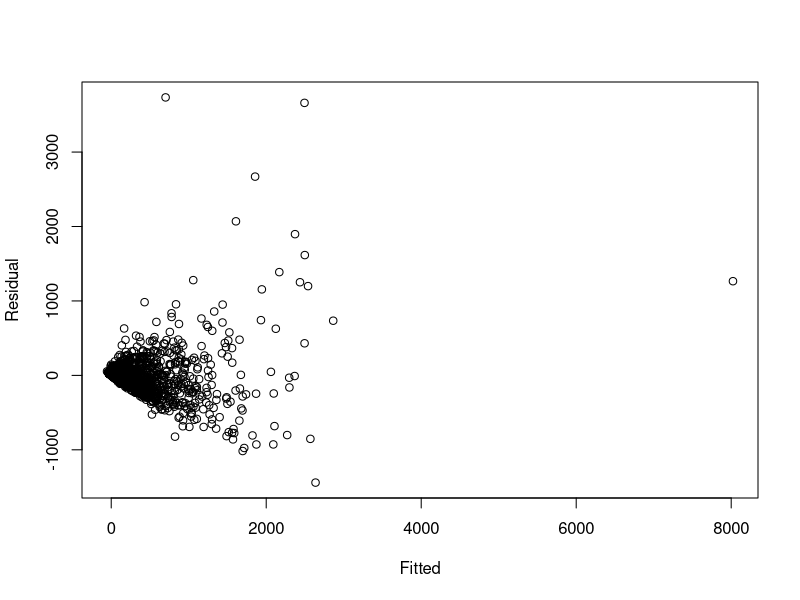
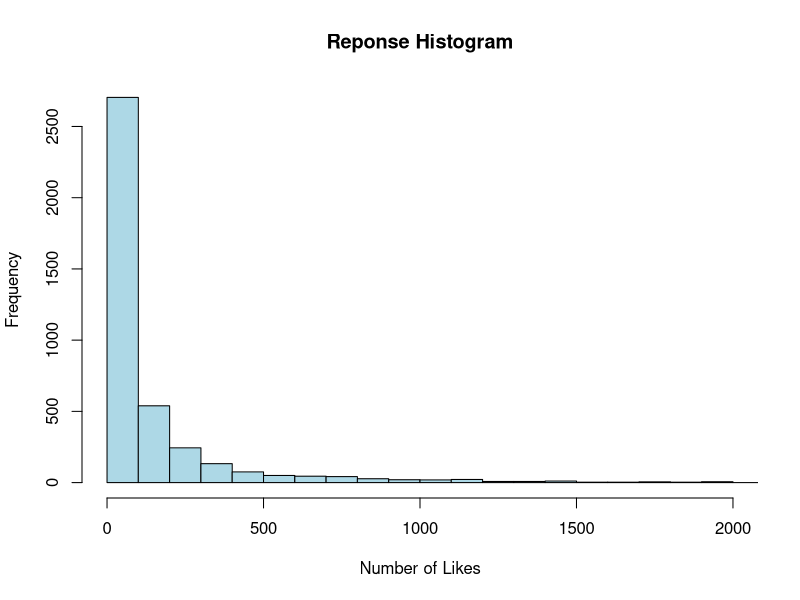

R code for these plots, in order:
## ---- chunk 1
knitr::opts_chunk$set(echo = TRUE)
## ---- chunk 2
#install.packages('tidyverse')
library(tidyverse)

data <- read_csv("dating_data.csv")

names(data) <- gsub(" ", "_", names(data)) #Changes Spaces to Underlines: 

## ---- chunk 3

# Adds a new column with the full country name using case_when
data <- data %>%
  mutate(country_full = case_when(
    country == "CH" ~ "Switzerland",
    country == "CA" ~ "Canada",
    country == "DE" ~ "Germany",
    country == "FR" ~ "France",
    country == "US" ~ "United States of America",
    country == "AT" ~ "Austria",
    country == "CZ" ~ "Czech Republic",
    country == "JM" ~ "Jamaica",
    country == "SC" ~ "Seychelles",
    country == "LR" ~ "Liberia",
    country == "BA" ~ "Bosnia and Herzegovina",
    country == "IT" ~ "Italy",
    country == "LI" ~ "Liechtenstein",
    country == "ES" ~ "Spain",
    country == "NL" ~ "Netherlands",
    country == "LU" ~ "Luxembourg",
    country == "AU" ~ "Australia",
    country == "BR" ~ "Brazil",
    country == "RU" ~ "Russia",
    country == "ID" ~ "Indonesia",
    country == "TR" ~ "Turkey",
    country == "GB" ~ "United Kingdom",
    country == "BE" ~ "Belgium",
    country == "ET" ~ "Ethiopia",
    country == "HU" ~ "Hungary",
    country == "AR" ~ "Argentina",
    country == "PE" ~ "Peru",
    country == "UA" ~ "Ukraine",
    country == "IN" ~ "India",
    country == "RO" ~ "Romania",
    country == "PH" ~ "Philippines",
    country == "CF" ~ "Central African Republic",
    TRUE ~ NA_character_  # For any unmatched values, set to NA
  ))

# Print the updated dataset to check
print(data)


## ---- chunk 4

# Adds a new column with the population of each country
data <- data %>%
  mutate(country_pop = case_when(
    country == "CH" ~ 8849850,
    country == "CA" ~ 40097760,
    country == "DE" ~ 84482270,
    country == "FR" ~ 68170230,
    country == "US" ~ 334914900,
    country == "AT" ~ 9132380,
    country == "CZ" ~ 10873690,
    country == "JM" ~ 2825540,
    country == "SC" ~ 119770,
    country == "LR" ~ 5418380,
    country == "BA" ~ 3210850,
    country == "IT" ~ 58761150,
    country == "LI" ~ 39580,
    country == "ES" ~ 48373340,
    country == "NL" ~ 17879490,
    country == "LU" ~ 668610,
    country == "AU" ~ 26638540,
    country == "BR" ~ 216422450,
    country == "RU" ~ 143826130,
    country == "ID" ~ 277534120,
    country == "TR" ~ 85326000,
    country == "GB" ~ 68350000,
    country == "BE" ~ 11822590,
    country == "ET" ~ 126527060,
    country == "HU" ~ 9589870,
    country == "AR" ~ 46654580,
    country == "PE" ~ 34352720,
    country == "UA" ~ 37000000,
    country == "IN" ~ 1428627660,
    country == "RO" ~ 19056120,
    country == "PH" ~ 117337370,
    country == "CF" ~ 5742310,
    TRUE ~ NA_real_  # For any unmatched values, set to NA
  ))






names(data) #Provides names of variables

# Print the updated dataset to check
print(data)
## ---- chunk 5

names(data)

# Inital Model with the given predictors
model <- lm(counts_kisses ~ age + counts_pictures + counts_profileVisits + country_pop + genderLooking, data = data)

# Residual vs Fitted plot
x1 = fitted(model)
y1 = resid(model)
plot(x = x1, y = y1, xlab = "Fitted", ylab = "Residual")

# Response Histogram
hist(
  data$counts_kisses, 
  breaks = 100, 
  main = "Reponse Histogram", 
  xlim = c(0, 2000), 
  xlab = "Number of Likes", 
  col = "lightblue"
  )

